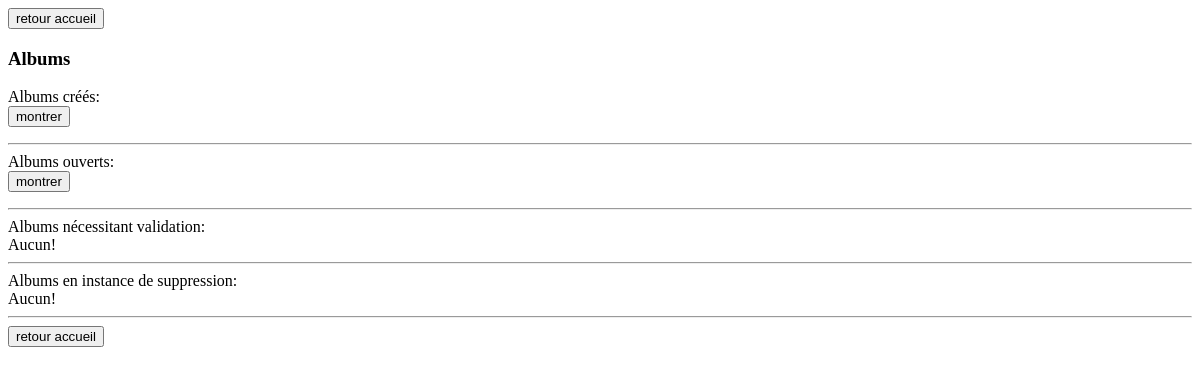
Before: /administration/album.php with the older database file.
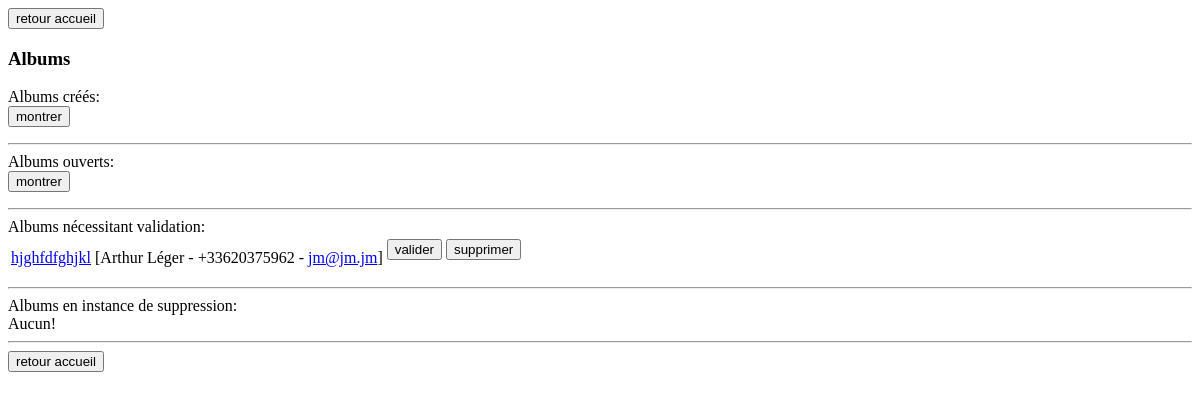
After: the same page with the newer database file.
### tables this page shows
CREATE TABLE IF NOT EXISTS `Album` (
  `albumID` int(10) unsigned NOT NULL auto_increment,
  `nom` varchar(40) NOT NULL default '',
  `isPublique` tinyint(1) NOT NULL,
  `id_photographe` mediumint(8) unsigned NOT NULL,
  `id_evenement` int(10) unsigned default NULL,
  `etat` smallint(5) unsigned NOT NULL default '0',
  `module` enum('521000018','523919066') NOT NULL default '521000018',
  `filigramme` varchar(20) NOT NULL default 'www.photomentiel.fr',
  `gainTotal` float(7,2) NOT NULL default '0.00',
  `balance` float(7,2) NOT NULL default '0.00',
  `mailing` varchar(5000) NOT NULL default '',
  `date` datetime NOT NULL,
  PRIMARY KEY  (`albumID`),
  KEY `fk_album_photographe` (`id_photographe`),
  KEY `fk_album_evenement` (`id_evenement`)
);

CREATE TABLE IF NOT EXISTS `Adresse` (
  `adresseID` mediumint(8) unsigned NOT NULL auto_increment,
  `nom` varchar(30) NOT NULL default '',
  `prenom` varchar(30) NOT NULL default '',
  `nomRue` varchar(50) NOT NULL default '',
  `complement` varchar(50) NOT NULL default '',
  `ville` varchar(50) NOT NULL default '',
  `codePostal` varchar(5) NOT NULL default '',
  `id_utilisateur` mediumint(8) unsigned NOT NULL,
  PRIMARY KEY  (`adresseID`),
  KEY `fk_adresse_utilisateur` (`id_utilisateur`)
);

CREATE TABLE IF NOT EXISTS `Photographe` (
  `photographeID` mediumint(8) unsigned NOT NULL auto_increment,
  `nomEntreprise` varchar(50) NOT NULL default '',
  `siren` varchar(50) NOT NULL default '',
  `telephone` varchar(20) NOT NULL default '',
  `siteWeb` varchar(50) NOT NULL default '',
  `home` varchar(100) NOT NULL default '',
  `pourcentage` tinyint(3) unsigned NOT NULL default '73',
  `note` float(4,2) unsigned NOT NULL default '6.00',
  `nombreVotant` int(10) unsigned NOT NULL default '1',
  `rib_b` varchar(10) NOT NULL default '',
  `rib_g` varchar(10) NOT NULL default '',
  `rib_c` varchar(20) NOT NULL default '',
  `rib_k` varchar(5) NOT NULL default '',
  `bic` varchar(20) NOT NULL default '',
  `iban` varchar(30) NOT NULL default '',
  `id_utilisateur` mediumint(8) unsigned NOT NULL,
  PRIMARY KEY  (`photographeID`),
  KEY `fk_photographe_user` (`id_utilisateur`)
);

CREATE TABLE IF NOT EXISTS `Utilisateur` (
  `utilisateurID` mediumint(8) unsigned NOT NULL auto_increment,
  `email` varchar(50) NOT NULL default '',
  `mdp` varchar(32) NOT NULL default '',
  `actif` tinyint(1) NOT NULL default '0',
  `dateInscription` datetime NOT NULL,
  PRIMARY KEY  (`utilisateurID`),
  UNIQUE KEY `email` (`email`)
);

### classes/modele/Album.class.php (called while the page is built, shortened)
<?php
$dir_album_class_php = dirname(__FILE__);
include_once $dir_album_class_php . "/modele_dao/AlbumDAO.class.php";
class Album {
	public static function getNDerniersAlbumsEtImageEtStringIDEtPhotographeEtEvenementEntreDates($n, $d1, $d2, $isPublique = true, $etat = NULL){
		$dir_album_class_php = dirname(__FILE__);
		include_once $dir_album_class_php . "/Image.class.php";
		$daoAlbum = new AlbumDAO();
		$tmp = $daoAlbum->getNDerniersAlbumsEtImageEtStringIDEtPhotographeEtEvenementEntreDates($n, $d1, $d2, $isPublique, $etat);
		return $tmp;
	}
}
?>

### classes/modele/Image.class.php (called while the page is built, shortened)
<?php
$dir_image_class_php = dirname(__FILE__);
?>

### classes/modele/modele_dao/AlbumDAO.class.php (called while the page is built, shortened)
<?php
$dir_albumdao_class_php = dirname(__FILE__);
include_once $dir_albumdao_class_php . "/daophp5/DAO.class.php";
include_once $dir_albumdao_class_php . "/StringIDDAO.class.php";
class AlbumDAO extends DAO {
	public function __construct() {
		$dsn = DBTYPE."://".DBUSER.":".DBPWD."@".DBHOST."/".DBPHOTOMENTIEL;
	}
	public function getNDerniersAlbumsEtImageEtStringIDEtPhotographeEtEvenementEntreDates($n = 1, $d1 = NULL, $d2 = NULL, $isPublique = true, $etat = NULL){
		if(isset($etat)){
			$query .= " and etat = " .
			mysql_real_escape_string($etat);
		}
		$query = $query . " order by a.date desc";
		$tmp = $this->retrieve($query);
		if(!$tmp || $tmp->getNumRows() <= 0){
			return false;
		}
		$result = array();
		foreach($tmp as $row){
			$assoc = array();
			$dir_albumdao_class_php = dirname(__FILE__);
			include_once $dir_albumdao_class_php . "/VilleDAO.class.php";
			include_once $dir_albumdao_class_php . "/DepartementDAO.class.php";
			include_once $dir_albumdao_class_php . "/RegionDAO.class.php";
			$assoc["Album"] = $this->buildAlbumFromRow($row, "al");
			$stringIDDao = new StringIDDAO();
			$assoc["StringID"] = $stringIDDao->buildStringIDFromRow($row, "s");
			$photoDao = new PhotographeDAO();
			$assoc["Photographe"] = $photoDao->buildUtilisateurFromRow($row, "ut_", "ut_");
			$evtDAO = new EvenementDAO();
			$assoc["Evenement"] = $evtDAO->buildEvenementEtLieuxFromRow($row, "e_", "r", "d", "v");
			$result[] = $assoc;
		}
		return $result;
	}
	public function buildAlbumFromRow($row, $prefix = ''){
		$id = $row->offsetGet($prefix . "albumID");
		$filigramme = htmlspecialchars($row->offsetGet($prefix . "filigramme"));
		$nom = htmlspecialchars($row->offsetGet($prefix . "nom"));
		$idp = $row->offsetGet($prefix . "id_photographe");
		$ide = $row->offsetGet($prefix . "id_evenement");
		$date = htmlspecialchars($row->offsetGet($prefix . "date"));
		$isp = $row->offsetGet($prefix . "isPublique");
		$etat = $row->offsetGet($prefix . "etat");
		$mod = $row->offsetGet($prefix . "module");
		$balance = $row->offsetGet($prefix . "balance");
		$gt = $row->offsetGet($prefix . "gainTotal");
		$mailing = $row->offsetGet($prefix . "mailing");
		$result = new Album();
		$result->setFiligramme($filigramme);
		$result->setAlbumID($id);
		$result->setNom($nom);
		$result->setID_Photographe($idp);
		$result->setID_Evenement($ide);
		$result->setDate($date);
		$result->setIsPublique($isp);
		$result->setEtat($etat);
		$result->setMailing($mailing);
		$result->setBalance($balance);
		$result->setGainTotal($gt);
		$result->setModule($mod);
		return $result;
	}
}
?>

### classes/modele/modele_dao/daophp5/ConnectionCache.class.php (called while the page is built, shortened)
<?php
 class ConnectionCache {
	private $cache;
	private static $instance = null;
	private function __construct() {
		$this->cache = new ArrayObject();
	}
	public static function getInstance() {
		if(self::$instance == null) {
			self::$instance = new connectionCache();
		}
		return self::$instance;
	}
	public function setEntry($key, $conn) {
		$this->cache->offsetSet(md5($key), $conn);
	}
	public function isEntry($key) {
		$i = $this->cache->getIterator();
		return false;
	}
}
?>

### classes/modele/modele_dao/daophp5/ConnectionFactory.class.php (called while the page is built, shortened)
<?php
require_once("ConnectionCache.class.php");
class ConnectionFactory {
	public static function makeConnection($connStr) {
		$cache = connectionCache::getInstance();
		if($cache->isEntry($connStr)) {
			return $cache->getEntry($connStr);
		} else {
			$pattern = "/^([a-zA-Z]+):\/\/([a-zA-Z0-9]+):([a-zA-Z0-9_-]+)@([-.a-zA-Z0-9]+|[0-9]{1,3}\.[0-9]{1,3}\.[0-9]{1,3}\.[0-9]{1,3})\/([a-zA-Z0-9_]+)$/";
			if(!preg_match($pattern, $connStr, $matches)) {
				throw new ConnFactoryException('Connection string: '.$connStr.' not in correct format (dbtype://user:pass@host/dbname))');
			}
			list($match, $dbtype, $user, $pass, $host, $db) = $matches;
			switch(strtolower($dbtype)) {
				case "mysql":
					require_once("DataAccessMysql.class.php");
					$da = new DataAccessMysql($host, $user, $pass, $db);
					return $da;
					break;
			}
		}
	}
}
?>

### classes/modele/modele_dao/daophp5/DataAccessMysql.class.php (called while the page is built, shortened)
<?php
require_once("DataResultMysql.class.php");
require_once("ConnectionCache.class.php");
class DataAccessMysql implements DataAccess {
	protected $conn;
	public function connect($host, $user, $pass, $db) {
		if(!$this->conn = @mysql_connect($host, $user, $pass)) {
			$this->error = new DataAccessError("CONNECT", mysql_errno(), mysql_error());
			throw new DAOException('Could not connect to database, reason: '.$this->error->getErrorStr());
		}
		return true;
	}
	public function query($sql) {
		if(!$result = @mysql_query($sql, $this->conn)) {
			$this->error = new DataAccessError("QUERY", mysql_errno(), mysql_error());
			throw new DAOException('Could not execute query, reason: '.$this->error->getErrorStr());
		}
		return new DataResultMysql($result);
	}
}
?>

### classes/modele/modele_dao/daophp5/DAO.class.php (called while the page is built, shortened)
<?php
require_once("DataResult.class.php");
require_once("ConnectionFactory.class.php");
abstract class DAO {
	protected $da;
	public function __construct($connStr) {
		$this->da = ConnectionFactory::makeConnection($connStr);
	}
	public function retrieve($sql) {
		return $this->da->query($sql);
	}
}
?>

### classes/modele/modele_dao/daophp5/DataResultMysql.class.php (called while the page is built, shortened)
<?php
class DataResultMysql extends DataResult {
	private $format;
	public function __construct($result) {
		$this->result = $result;
		$this->format = self::DATA_RESULT_FORMAT_ASSOC;
	}
	protected function getRow() {
		if($row = mysql_fetch_array($this->result, $this->format)) {
			return new ArrayObject($row);
		}
		return false;
	}
	protected function dataSeek($row_num = 0) {
		return mysql_data_seek($this->result, $row_num);
	}
	public function getNumRows() {
		return mysql_num_rows($this->result);
	}
}
?>

### classes/modele/modele_dao/daophp5/DataResult.class.php (called while the page is built, shortened)
<?php
abstract class DataResult implements Iterator {
	protected $currentRow;
	protected $valid;
	 public function valid() {
		return $this->valid;
	}
	 public function current() {
		return $this->currentRow;
	}
	public function rewind() {
		if($this->dataSeek(0) !== false) {
        	return true;
		}
		return false;
	}
	public function next() {
		if(($this->currentRow = $this->getRow()) !== false) {
			$this->valid = true;
			return true;
		}
		$this->valid = false;
		return false;
	}
}
?>

### classes/modele/modele_dao/VilleDAO.class.php (called while the page is built, shortened)
<?php
$dir_villedao_class_php = dirname(__FILE__);
include_once $dir_villedao_class_php . "/daophp5/DAO.class.php";
include_once $dir_villedao_class_php . "/../Ville.class.php";
?>

### classes/modele/Ville.class.php (called while the page is built, shortened)
<?php
$dir_ville_class_php = dirname(__FILE__);
include_once $dir_ville_class_php . "/modele_dao/VilleDAO.class.php";
?>

### classes/modele/modele_dao/DepartementDAO.class.php (called while the page is built, shortened)
<?php
$dir_departementdao_class_php = dirname(__FILE__);
include_once $dir_departementdao_class_php . "/daophp5/DAO.class.php";
include_once $dir_departementdao_class_php . "/../Departement.class.php";
?>

### classes/modele/Departement.class.php (called while the page is built, shortened)
<?php
$dir_departement_class_php = dirname(__FILE__);
include_once $dir_departement_class_php . "/modele_dao/DepartementDAO.class.php";
?>

### classes/modele/modele_dao/RegionDAO.class.php (called while the page is built, shortened)
<?php
$dir_regiondao_class_php = dirname(__FILE__);
include_once $dir_regiondao_class_php . "/daophp5/DAO.class.php";
include_once $dir_regiondao_class_php . "/../Region.class.php";
?>

### classes/modele/Region.class.php (called while the page is built, shortened)
<?php
$dir_region_class_php = dirname(__FILE__);
include_once $dir_region_class_php . "/modele_dao/RegionDAO.class.php";
?>

### classes/modele/modele_dao/StringIDDAO.class.php (called while the page is built, shortened)
<?php
$dir_stringiddao_class_php = dirname(__FILE__);
include_once $dir_stringiddao_class_php . "/daophp5/DAO.class.php";
class StringIDDAO extends DAO{
	public function __construct() {
		$dsn = DBTYPE."://".DBUSER.":".DBPWD."@".DBHOST."/".DBPHOTOMENTIEL;
	}
	public function buildStringIDFromRow($row, $prefix = ''){
		$id = $row->offsetGet($prefix . "stringID");
		$homeP = $row->offsetGet($prefix . "homePhotographe");
		$idA = $row->offsetGet($prefix . "id_album");
		$result = new StringID();
		$result->setStringID($id);
		$result->setHomePhotographe($homeP);
		$result->setID_Album($idA);
		return $result;
	}
}
?>

### administration/album.php (the view, shortened to what this page needs)
<?php
$dir_administration_album_php = dirname(__FILE__);
include_once $dir_administration_album_php . "/../classes/modele/Album.class.php";
include $dir_administration_album_php . "/header.php";
?>
<form method="post" action="index.php">
	<input type="submit" value="retour accueil"/>
</form>
<h3>Albums</h3>
Albums créés:<br/>
<form target="_blank" method="post" action="dispatcher.php">
	<input type="submit" value="montrer"/>
</form>
<hr/>
Albums ouverts:<br/>
<form target="_blank" method="post" action="dispatcher.php">
	<input type="submit" value="montrer"/>
</form>
<hr/>
<span>Albums nécessitant validation:<br/>
<?php
$assocs = Album::getNDerniersAlbumsEtImageEtStringIDEtPhotographeEtEvenementEntreDates(0,NULL,NULL, false, 1);
if($assocs){
?>
<table>
<?php
	foreach($assocs as $assoc){
		$album = $assoc["Album"];
		$stringid = $assoc['StringID'];
		$photographe = $assoc['Photographe'];
		echo "\t\t" . '<tr><td><a target="_blank" href="../viewalbum.php?al=' . $stringid->getStringID() . '">' . $album->getNom() . '</a></td>';
		echo '<td>[' . $photographe->getAdresse()->getPrenom() . ' ' . $photographe->getAdresse()->getNom() . ' - ' . $photographe->getTelephone() . ' - <a href="mailto:' . $photographe->getEmail() . '">' . $photographe->getEmail() . '</a>]</td><td><form action="dispatcher.php" method="POST"><input type="hidden" name="action" value="valider_album"/><input type="hidden" name="id" value="' . $album->getAlbumID() . '"/><input type="submit" onclick="return validate(\"Confirmer validation album.\");" name="valider_album"  value="valider"/></form></td><td><form action="dispatcher.php" method="POST"><input type="hidden" name="action" value="supprimer_album"/><input type="hidden" name="id" value="' . $album->getAlbumID() . '"/><input type="submit" onclick="return confirm(\"Confirmer suppression album.\");" name="supprimer_album"  value="supprimer"/></form></td></tr>' . "\n";
	}
?>
</table>
<?php
}else{
?>
Aucun!<br/>
<?php
}
?>
</span>
<hr/>
<span>Albums en instance de suppression:<br/>
<?php
$assocs = Album::getNDerniersAlbumsEtImageEtStringIDEtPhotographeEtEvenementEntreDates(0,NULL,NULL, false, 3);
if($assocs){
?>
<table>
<?php
	foreach($assocs as $assoc){
		$album = $assoc["Album"];
		$stringid = $assoc['StringID'];
		$photographe = $assoc['Photographe'];
		echo "\t\t" . '<tr><td><a target="_blank" href="../viewalbum.php?al=' . $stringid->getStringID() . '">' . $album->getNom() . '</a></td>';
		echo '<td>[' . $photographe->getAdresse()->getPrenom() . ' ' . $photographe->getAdresse()->getNom() . ' - ' . $photographe->getTelephone() . ' - <a href="mailto:' . $photographe->getEmail() . '">' . $photographe->getEmail() . '</a>]</td><td><form action="dispatcher.php" method="POST"><input type="hidden" name="action" value="activer_album"/><input type="hidden" name="id" value="' . $album->getAlbumID() . '"/><input type="submit" onclick="return validate(\"Confirmer réactivation album.\");" name="activer_album"  value="réactiver"/></form></td><td><form action="dispatcher.php" method="POST"><input type="hidden" name="action" value="supprimer_album"/><input type="hidden" name="id" value="' . $album->getAlbumID() . '"/><input type="submit" onclick="return confirm(\"Confirmer activation album.\");" name="supprimer_album"  value="supprimer"/></form></td></tr>' . "\n";
	}
?>
</table>
<?php
}else{
?>
Aucun!<br/>
<?php
}
?>
<hr/>
<form method="post" action="index.php">
	<input type="submit" value="retour accueil"/>
</form>
<?php
include $dir_administration_album_php . "/footer.php";
?>

### administration/header.php (shortened to what this page needs)
<html xmlns="http://www.w3.org/1999/xhtml" lang="fr_FR" xml:lang="fr_FR">
 <head>
</head>
<body>

Changed rows visible on the page:
added album: nom "hjghfdfghjkl", adresse.prenom "Arthur", adresse.nom "Léger", id_photographe.telephone "+33620375962", utilisateur.email "jm@jm.jm"
Other visible differences:
text no longer shown: "Aucun!"
